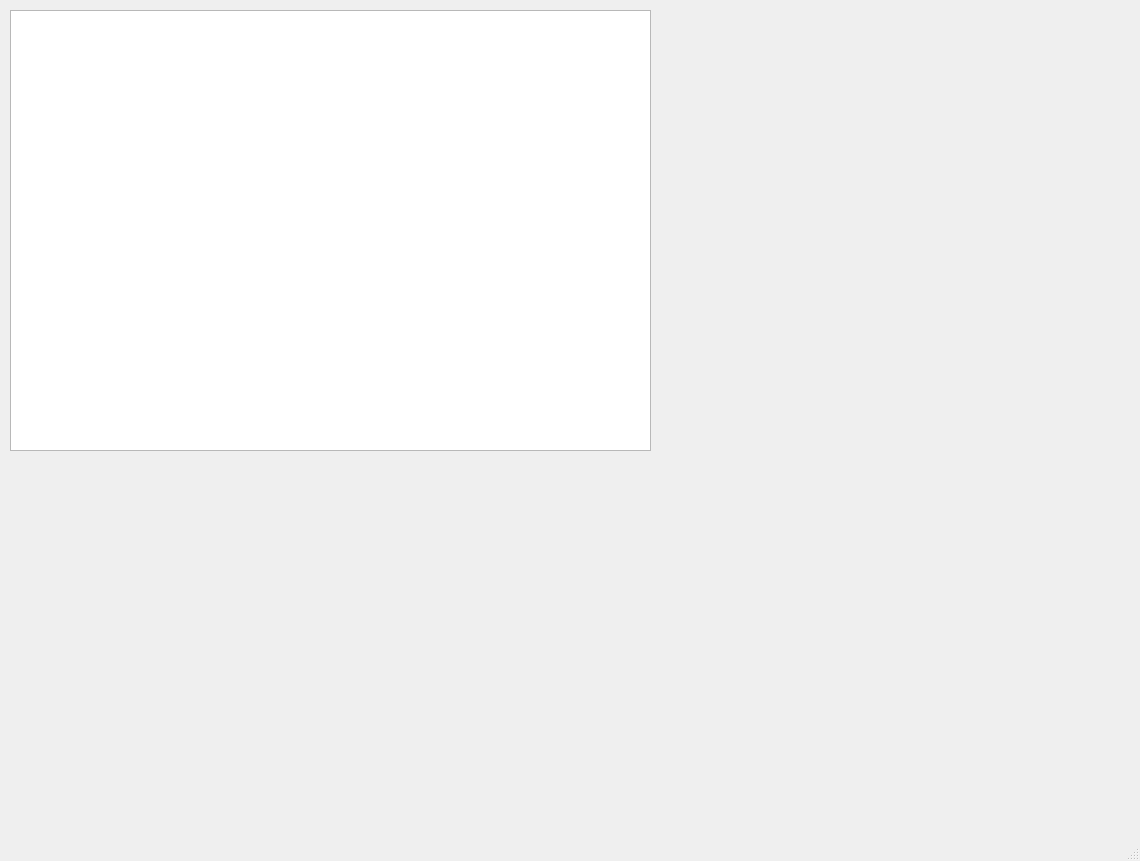
<?xml version="1.0" encoding="UTF-8"?>
<ui version="4.0">
 <class>MainWindow</class>
 <widget class="QMainWindow" name="MainWindow">
  <property name="geometry">
   <rect>
    <x>0</x>
    <y>0</y>
    <width>1140</width>
    <height>861</height>
   </rect>
  </property>
  <property name="windowTitle">
   <string>MainWindow</string>
  </property>
  <property name="dockOptions">
   <set>QMainWindow::AllowTabbedDocks|QMainWindow::AnimatedDocks</set>
  </property>
  <widget class="QWidget" name="centralwidget">
   <widget class="QGraphicsView" name="graphicsView">
    <property name="geometry">
     <rect>
      <x>10</x>
      <y>10</y>
      <width>641</width>
      <height>441</height>
     </rect>
    </property>
   </widget>
  </widget>
  <widget class="QMenuBar" name="menubar">
   <property name="geometry">
    <rect>
     <x>0</x>
     <y>0</y>
     <width>1140</width>
     <height>26</height>
    </rect>
   </property>
  </widget>
  <widget class="QStatusBar" name="statusbar"/>
 </widget>
 <resources/>
 <connections/>
</ui>
